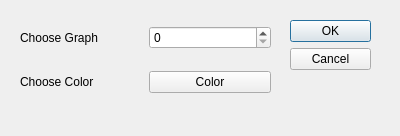
<?xml version="1.0" encoding="UTF-8"?>
<ui version="4.0">
 <class>Dialog_colorChoose</class>
 <widget class="QDialog" name="Dialog_colorChoose">
  <property name="geometry">
   <rect>
    <x>0</x>
    <y>0</y>
    <width>400</width>
    <height>136</height>
   </rect>
  </property>
  <property name="windowTitle">
   <string>Dialog</string>
  </property>
  <widget class="QDialogButtonBox" name="buttonBox">
   <property name="geometry">
    <rect>
     <x>290</x>
     <y>20</y>
     <width>81</width>
     <height>241</height>
    </rect>
   </property>
   <property name="orientation">
    <enum>Qt::Vertical</enum>
   </property>
   <property name="standardButtons">
    <set>QDialogButtonBox::Cancel|QDialogButtonBox::Ok</set>
   </property>
  </widget>
  <widget class="QWidget" name="widget" native="true">
   <property name="geometry">
    <rect>
     <x>20</x>
     <y>10</y>
     <width>251</width>
     <height>101</height>
    </rect>
   </property>
   <layout class="QGridLayout" name="gridLayout">
    <item row="0" column="0">
     <widget class="QLabel" name="label">
      <property name="text">
       <string>Choose Graph</string>
      </property>
     </widget>
    </item>
    <item row="0" column="1">
     <widget class="QSpinBox" name="spinBox"/>
    </item>
    <item row="1" column="0">
     <widget class="QLabel" name="label_2">
      <property name="text">
       <string>Choose Color</string>
      </property>
     </widget>
    </item>
    <item row="1" column="1">
     <widget class="QPushButton" name="color">
      <property name="text">
       <string>Color</string>
      </property>
     </widget>
    </item>
   </layout>
  </widget>
 </widget>
 <resources/>
 <connections>
  <connection>
   <sender>buttonBox</sender>
   <signal>accepted()</signal>
   <receiver>Dialog_colorChoose</receiver>
   <slot>accept()</slot>
   <hints>
    <hint type="sourcelabel">
     <x>248</x>
     <y>254</y>
    </hint>
    <hint type="destinationlabel">
     <x>157</x>
     <y>274</y>
    </hint>
   </hints>
  </connection>
  <connection>
   <sender>buttonBox</sender>
   <signal>rejected()</signal>
   <receiver>Dialog_colorChoose</receiver>
   <slot>reject()</slot>
   <hints>
    <hint type="sourcelabel">
     <x>316</x>
     <y>260</y>
    </hint>
    <hint type="destinationlabel">
     <x>286</x>
     <y>274</y>
    </hint>
   </hints>
  </connection>
 </connections>
</ui>
